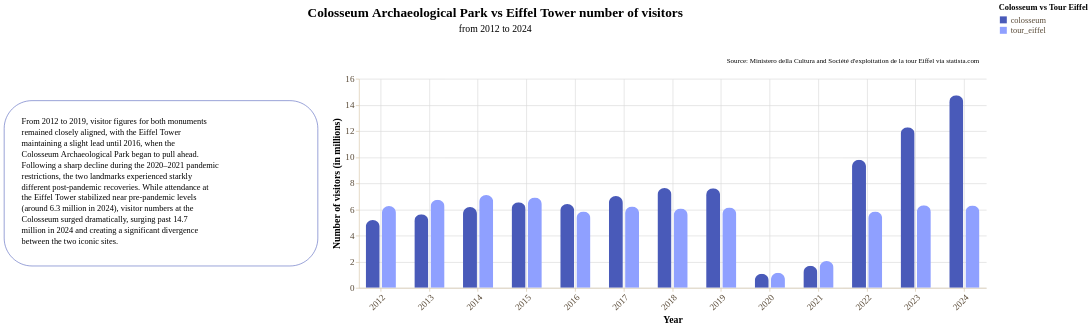

Notebook source saved alongside this figure:
### Markdown cell above
Data story with **bar chart**

### Code cell
story = (
    pn.Story(
    #Builing the Story class object
        data = colosseum_vs_tour_eiffel_long, #Using the long (melted) dataframe!
        width = 900,
        height = 300,
        template = darkBlueTemplate #Using darkBlueTemplate
    )

    #Method invocation
    #Bar chart
    .mark_bar(
        cornerRadiusEnd = 10,
        size = 20
    )

    #Data encoding
    .encode(
        x = alt.X(
            "year:O",
            title = "Year", 
            axis = alt.Axis(
                grid = True,
                labelAngle = -45,
            ),
            scale = alt.Scale(paddingInner = 0.5) #Adjust spacing between different year groups
        ),
        y = alt.Y(
            "visitors:Q",
            title = "Number of visitors (in millions)",
            axis = alt.Axis(
                grid = True
            ),
            scale = alt.Scale(domain=[0, 16]) #Set fixed range for Y axis from 0 to 16 million
        ),
        color = alt.Color("monument:N", title = "Colosseum vs Tour Eiffel"),
        xOffset = alt.XOffset("monument:N", scale = alt.Scale(paddingInner = 0.5)) #Adjust inner spacing between individual bars of the same year
    )
    


    #Data source
    .add_source(
        text = "Source: Ministero della Cultura and Société d'exploitation de la tour Eiffel via statista.com",
        position = "top",
        align = "right"
    )
    
    #Title and subtitle
    .add_title(
        title = "Colosseum Archaeological Park vs Eiffel Tower number of visitors",
        subtitle = "from 2012 to 2024",
        align = "center"
    )

    #Context area (on the left)
    .add_context(
        text = "From 2012 to 2019, visitor figures for both monuments remained closely aligned, with the Eiffel Tower maintaining a slight lead until 2016, when the Colosseum Archaeological Park began to pull ahead. Following a sharp decline during the 2020–2021 pandemic restrictions, the two landmarks experienced starkly different post-pandemic recoveries. While attendance at the Eiffel Tower stabilized near pre-pandemic levels (around 6.3 million in 2024), visitor numbers at the Colosseum surged dramatically, surging past 14.7 million in 2024 and creating a significant divergence between the two iconic sites.",
        position = "left",
    )

    .render()
)

story

### Figure 1 — Vega-Lite specification as saved in the notebook (floating-point values rounded to 4 significant figures)
{"config": {"view": {"continuousWidth": 300, "continuousHeight": 300, "strokeWidth": 0}, "axis": {"domainColor": "#d8c9ad", "grid": false, "labelColor": "#594a37", "labelFont": "Montserrat", "labelFontSize": 13, "tickColor": "#d8c9ad", "titleColor": "#000000", "titleFont": "Montserrat", "titleFontSize": 14}, "axisX": {"labelAngle": 0, "labelExpr": "length(datum.label) > 12 ? replace(datum.label, /\\s+/, '\\n') : datum.label", "labelLineHeight": 14}, "bar": {"color": "rgb(73, 90, 185)"}, "legend": {"labelColor": "#594a37", "labelFont": "Montserrat", "labelFontSize": 12, "titleColor": "#000000", "titleFont": "Montserrat", "titleFontSize": 12}, "line": {"color": "rgb(73, 90, 185)"}, "mark": {"strokeWidth": 2.5}, "point": {"color": "#000000", "filled": true, "size": 75}, "range": {"category": ["rgb(73, 90, 185)", "rgb(143, 160, 255)", "#348035", "#a46cc2", "#d96027"]}, "title": {"color": "#000000", "font": "Montserrat", "fontSize": 19}}, "vconcat": [{"layer": [{"mark": {"type": "text", "align": "center", "baseline": "top", "color": "#000000", "font": "Montserrat", "fontSize": 19, "fontWeight": "bold", "text": "Colosseum Archaeological Park vs Eiffel Tower number of visitors"}, "encoding": {"x": {"value": 675.0}, "y": {"value": 4}}}, {"mark": {"type": "text", "align": "center", "baseline": "top", "color": "#000000", "font": "Montserrat", "fontSize": 14, "text": "from 2012 to 2024"}, "encoding": {"x": {"value": 675.0}, "y": {"value": 30}}}], "data": {"name": "data-6fad5c34291b82fc9632cbce143d677a"}, "height": 58, "width": 1350.0}, {"hconcat": [{"layer": [{"mark": {"type": "rect", "color": "rgb(255, 255, 255)", "cornerRadius": 40.0, "opacity": 1.0, "stroke": "rgb(73, 90, 185)", "strokeWidth": 0.8}, "encoding": {"x": {"value": 0}, "x2": {"value": 450.0}, "y": {"value": 31.4}, "y2": {"value": 268.6}}}, {"mark": {"type": "text", "align": "left", "baseline": "top", "color": "rgb(0, 0, 0)", "font": "Montserrat", "fontSize": 12, "fontStyle": "normal", "fontWeight": "normal", "lineBreak": "\n", "lineHeight": 15.6, "text": "From 2012 to 2019, visitor figures for both monuments\nremained closely aligned, with the Eiffel Tower\nmaintaining a slight lead until 2016, when the\nColosseum Archaeological Park began to pull ahead.\nFollowing a sharp decline during the 2020–2021 pandemic\nrestrictions, the two landmarks experienced starkly\ndifferent post-pandemic recoveries. While attendance at\nthe Eiffel Tower stabilized near pre-pandemic levels\n(around 6.3 million in 2024), visitor numbers at the\nColosseum surged dramatically, surging past 14.7\nmillion in 2024 and creating a significant divergence\nbetween the two iconic sites."}, "encoding": {"x": {"value": 25}, "y": {"value": 56.4}}}], "data": {"name": "data-6fad5c34291b82fc9632cbce143d677a"}, "height": 237.2, "width": 450.0}, {"layer": [{"data": {"name": "data-d5af8c2af3bb72a27dfa6be0e7266c53"}, "mark": {"type": "bar", "cornerRadiusEnd": 10, "size": 20}, "encoding": {"color": {"field": "monument", "title": "Colosseum vs Tour Eiffel", "type": "nominal"}, "x": {"axis": {"grid": true, "labelAngle": -45}, "field": "year", "scale": {"paddingInner": 0.5}, "title": "Year", "type": "ordinal"}, "xOffset": {"field": "monument", "scale": {"paddingInner": 0.5}, "type": "nominal"}, "y": {"axis": {"grid": true}, "field": "visitors", "scale": {"domain": [0, 16]}, "title": "Number of visitors (in millions)", "type": "quantitative"}}}, {"data": {"name": "data-6fad5c34291b82fc9632cbce143d677a"}, "mark": {"type": "text", "align": "right", "baseline": "bottom", "color": "rgb(0, 0, 0)", "font": "Montserrat", "fontSize": 10, "lineBreak": "\n", "text": "Source: Ministero della Cultura and Société d'exploitation de la tour Eiffel via statista.com"}, "encoding": {"x": {"value": 890}, "y": {"value": -20}}}], "height": 300, "width": 900}]}], "center": true, "resolve": {"axis": {"x": "shared", "y": "shared"}}, "$schema": "https://vega.github.io/schema/vega-lite/v6.4.1.json", "datasets": {"data-6fad5c34291b82fc9632cbce143d677a": [{"_": 0}], "data-d5af8c2af3bb72a27dfa6be0e7266c53": [{"year": 2012, "monument": "colosseum", "visitors": 5.201}, {"year": 2013, "monument": "colosseum", "visitors": 5.625}, {"year": 2014, "monument": "colosseum", "visitors": 6.182}, {"year": 2015, "monument": "colosseum", "visitors": 6.551}, {"year": 2016, "monument": "colosseum", "visitors": 6.409}, {"year": 2017, "monument": "colosseum", "visitors": 7.036}, {"year": 2018, "monument": "colosseum", "visitors": 7.65}, {"year": 2019, "monument": "colosseum", "visitors": 7.618}, {"year": 2020, "monument": "colosseum", "visitors": 1.086}, {"year": 2021, "monument": "colosseum", "visitors": 1.689}, {"year": 2022, "monument": "colosseum", "visitors": 9.812}, {"year": 2023, "monument": "colosseum", "visitors": 12.3}, {"year": 2024, "monument": "colosseum", "visitors": 14.73}, {"year": 2012, "monument": "tour_eiffel", "visitors": 6.27}, {"year": 2013, "monument": "tour_eiffel", "visitors": 6.74}, {"year": 2014, "monument": "tour_eiffel", "visitors": 7.1}, {"year": 2015, "monument": "tour_eiffel", "visitors": 6.92}, {"year": 2016, "monument": "tour_eiffel", "visitors": 5.84}, {"year": 2017, "monument": "tour_eiffel", "visitors": 6.23}, {"year": 2018, "monument": "tour_eiffel", "visitors": 6.07}, {"year": 2019, "monument": "tour_eiffel", "visitors": 6.14}, {"year": 2020, "monument": "tour_eiffel", "visitors": 1.16}, {"year": 2021, "monument": "tour_eiffel", "visitors": 2.06}, {"year": 2022, "monument": "tour_eiffel", "visitors": 5.85}, {"year": 2023, "monument": "tour_eiffel", "visitors": 6.32}, {"year": 2024, "monument": "tour_eiffel", "visitors": 6.3}]}}
